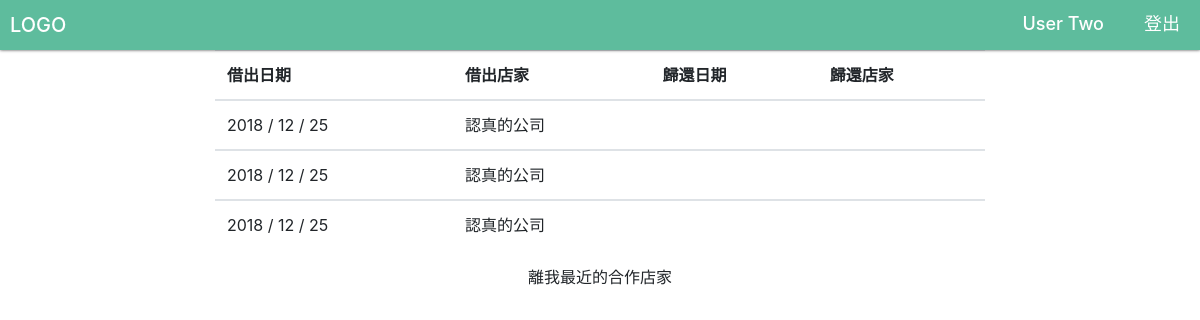
Page /interaction/customer/mycups/ (signed in) on the earlier database version.
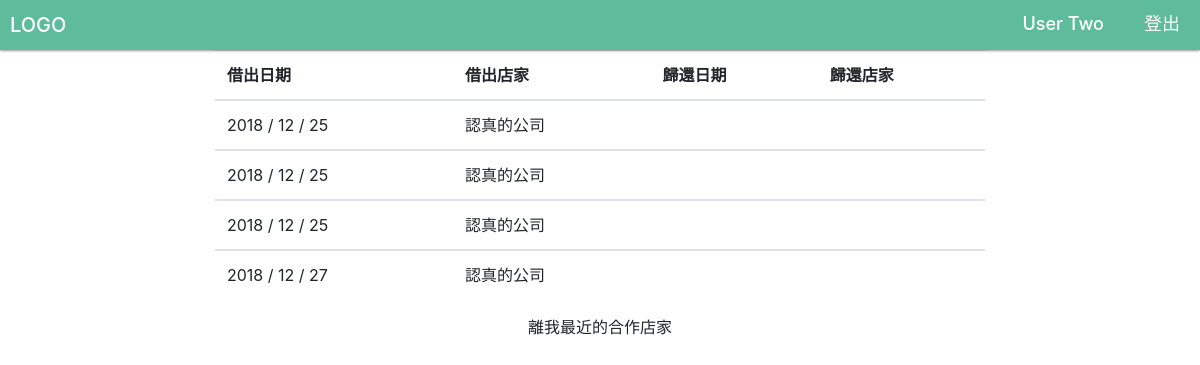
Same page on the later database version.
### interaction/models.py (models this page shows, shortened)
class Record(models.Model):
    cup = models.ForeignKey('Cup', on_delete=models.SET_NULL, blank=True, null=True)
    user = models.ForeignKey('CupUser', related_name='user', on_delete=models.SET_NULL, blank=True, null=True)
    source = models.ForeignKey('CupUser', related_name='source', on_delete=models.SET_NULL, blank=True, null=True)
    destination = models.ForeignKey('CupUser', related_name='destination', on_delete=models.SET_NULL, blank=True, null=True)
    returned_at = models.DateTimeField(auto_now=True)        # record 被更新的時間就是杯子被還回來的時間
    loaned_out_at = models.DateTimeField(auto_now_add=True)  # 杯子被租出去的時間就是 record 建立的時間
    class meta:
        ordering = ['-loaned_out_at']

class CupUser(AbstractUser):
    phone_number = models.CharField(blank=True, null=True, max_length=10, help_text='e.g. 0912345678')
    address = models.CharField(blank=True, null=True, max_length=300)
    title = models.CharField(blank=True, null=True, max_length=300)
    is_customer = models.BooleanField(default=False, verbose_name='customer status')
    is_business = models.BooleanField(default=False, verbose_name='business status')
    @property
    def name(self):
        if self.first_name and self.last_name:
            english = r'(^[A-Za-z]+$)'
            if re.match(english, self.first_name+self.last_name):
                return ("%s %s" % (self.first_name, self.last_name))
            else:
                return self.last_name+self.first_name
        elif self.title:
            return self.title
        else:
            return self.username

### interaction/views/customer.py (the view)
# urls.py: path('customer/mycups/', customer.CustomerRecordListView.as_view(), name='customer-view-cups'),
class CustomerRecordListView(LoginRequiredMixin, ListView):
    model = Record
    template_name ='customer_record.html'
    context_object_name = 'checked_out_records' # default is 'record_list'
    paginate_by = 10
    def get_queryset(self):
        return Record.objects.filter(user=self.request.user).order_by('loaned_out_at')

### interaction/templates/customer_record.html (shortened to what this page needs)
{% extends "base_generic.html" %}
{% block content %}
  <div class="col-md-8">
  {% if checked_out_records %}
    <table class="table table-hover">
      <thead>
        <tr>
          <th scope="col">借出日期</th>
          <th scope="col">借出店家</th>
          <th scope="col">歸還日期</th>
          <th scope="col">歸還店家</th>
        </tr>
      </thead>
      {% for record in checked_out_records %}
      <tbody>
        <tr>
          <td>{{ record.loaned_out_at|date:"Y / m / d" }}</td>
          <td>{{ record.source.name }}</td>
          <td>{% if record.destination %} {{ record.returned_at|date:"Y / m / d" }} {% endif %}</td>
          <td>{{ record.destination.name }}</td>
        </tr>
      </tbody>
      {% endfor %}
    </table>
    {% else %}
      <p>你還沒有租借杯子紀錄</p>
    {% endif %}
  </div>
  <div class="col-md-12">
    <p>離我最近的合作店家</p>
  </div>
{% endblock %}

Differences in the rows shown:
added Record: loaned_out_at "2018 / 12 / 27", source.name "認真的公司"
